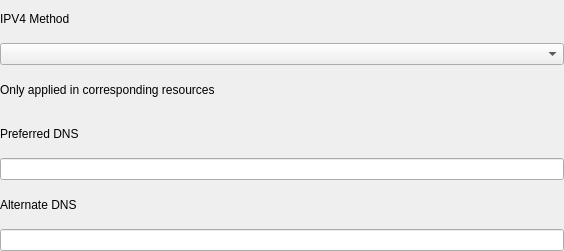
<?xml version="1.0" encoding="UTF-8"?>
<ui version="4.0">
 <class>VpnIpvx</class>
 <widget class="QWidget" name="VpnIpvx">
  <property name="geometry">
   <rect>
    <x>0</x>
    <y>0</y>
    <width>564</width>
    <height>251</height>
   </rect>
  </property>
  <property name="windowTitle">
   <string>VpnIpvx</string>
  </property>
  <layout class="QVBoxLayout" name="verticalLayout">
   <property name="leftMargin">
    <number>0</number>
   </property>
   <property name="topMargin">
    <number>0</number>
   </property>
   <property name="rightMargin">
    <number>0</number>
   </property>
   <property name="bottomMargin">
    <number>0</number>
   </property>
   <item>
    <widget class="QLabel" name="label_18">
     <property name="text">
      <string>IPV4 Method</string>
     </property>
    </widget>
   </item>
   <item>
    <widget class="GeneralComboBox" name="ipv4Method"/>
   </item>
   <item>
    <layout class="QHBoxLayout" name="neverDefaultLayout">
     <item>
      <widget class="QLabel" name="label_4">
       <property name="text">
        <string>Only applied in corresponding resources</string>
       </property>
      </widget>
     </item>
     <item>
      <spacer name="horizontalSpacer">
       <property name="orientation">
        <enum>Qt::Horizontal</enum>
       </property>
       <property name="sizeHint" stdset="0">
        <size>
         <width>40</width>
         <height>20</height>
        </size>
       </property>
      </spacer>
     </item>
    </layout>
   </item>
   <item>
    <widget class="QLabel" name="label_16">
     <property name="text">
      <string>Preferred DNS</string>
     </property>
    </widget>
   </item>
   <item>
    <widget class="QLineEdit" name="ipv4PreferredDNS"/>
   </item>
   <item>
    <widget class="QLabel" name="label_14">
     <property name="text">
      <string>Alternate DNS</string>
     </property>
    </widget>
   </item>
   <item>
    <widget class="QLineEdit" name="ipv4AlternateDNS"/>
   </item>
  </layout>
 </widget>
 <customwidgets>
  <customwidget>
   <class>GeneralComboBox</class>
   <extends>QComboBox</extends>
   <header location="global">general-widget.h</header>
  </customwidget>
 </customwidgets>
 <resources/>
 <connections/>
</ui>
